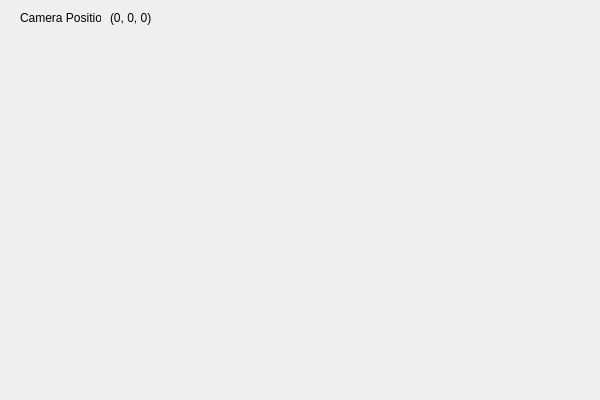
<?xml version="1.0" encoding="UTF-8"?>
<ui version="4.0">
 <class>QtOgreClass</class>
 <widget class="QWidget" name="QtOgreClass">
  <property name="geometry">
   <rect>
    <x>0</x>
    <y>0</y>
    <width>600</width>
    <height>400</height>
   </rect>
  </property>
  <property name="windowTitle">
   <string>Qt + Ogre</string>
  </property>
  <widget class="QLabel" name="cameraLabel">
   <property name="geometry">
    <rect>
     <x>20</x>
     <y>10</y>
     <width>81</width>
     <height>16</height>
    </rect>
   </property>
   <property name="text">
    <string>Camera Position</string>
   </property>
  </widget>
  <widget class="QLabel" name="positionLabel">
   <property name="geometry">
    <rect>
     <x>110</x>
     <y>10</y>
     <width>331</width>
     <height>16</height>
    </rect>
   </property>
   <property name="text">
    <string>(0, 0, 0)</string>
   </property>
  </widget>
  <widget class="QWidget" name="widget" native="true">
   <property name="geometry">
    <rect>
     <x>20</x>
     <y>30</y>
     <width>561</width>
     <height>351</height>
    </rect>
   </property>
  </widget>
 </widget>
 <layoutdefault spacing="6" margin="11"/>
 <resources>
  <include location="qtogre.qrc"/>
 </resources>
 <connections/>
</ui>
